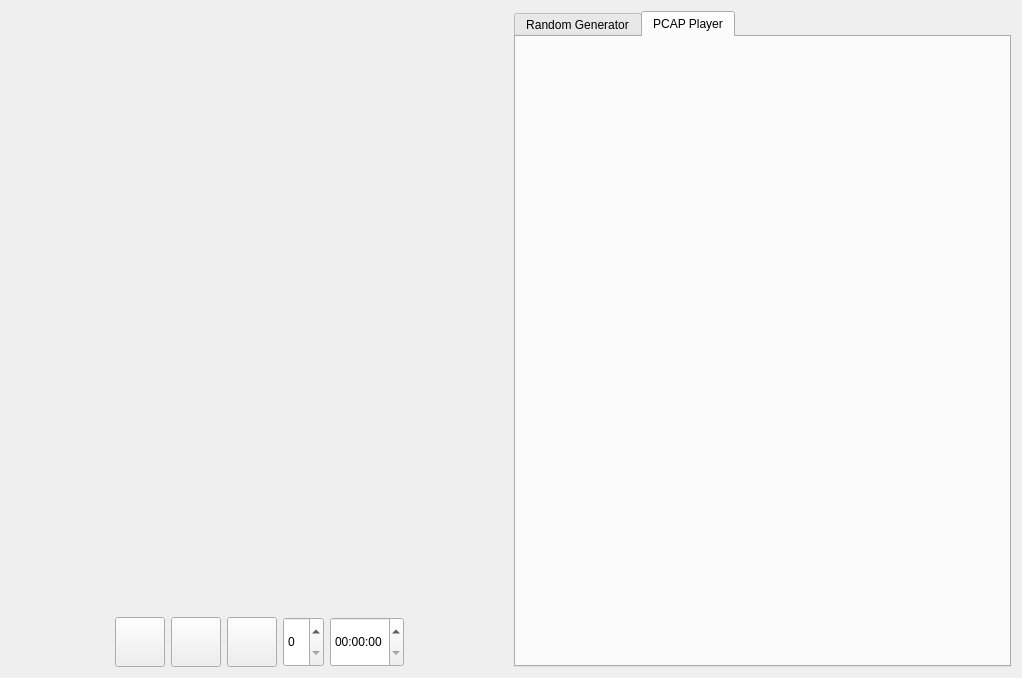
<?xml version="1.0" encoding="UTF-8"?>
<ui version="4.0">
 <class>GeneratorPage</class>
 <widget class="QWidget" name="GeneratorPage">
  <property name="geometry">
   <rect>
    <x>0</x>
    <y>0</y>
    <width>1022</width>
    <height>678</height>
   </rect>
  </property>
  <property name="windowTitle">
   <string>GeneratorPage</string>
  </property>
  <layout class="QHBoxLayout" name="horizontalLayout_2">
   <item>
    <layout class="QVBoxLayout" name="verticalLayout">
     <item>
      <widget class="StatisticWindow" name="statWidget" native="true">
       <property name="sizePolicy">
        <sizepolicy hsizetype="Expanding" vsizetype="Expanding">
         <horstretch>0</horstretch>
         <verstretch>0</verstretch>
        </sizepolicy>
       </property>
      </widget>
     </item>
     <item>
      <layout class="QHBoxLayout" name="horizontalLayout">
       <item>
        <spacer name="horizontalSpacer_2">
         <property name="orientation">
          <enum>Qt::Horizontal</enum>
         </property>
         <property name="sizeHint" stdset="0">
          <size>
           <width>40</width>
           <height>20</height>
          </size>
         </property>
        </spacer>
       </item>
       <item>
        <widget class="QToolButton" name="startBtn">
         <property name="minimumSize">
          <size>
           <width>50</width>
           <height>50</height>
          </size>
         </property>
         <property name="text">
          <string/>
         </property>
         <property name="icon">
          <iconset theme="media-playback-start"/>
         </property>
         <property name="iconSize">
          <size>
           <width>30</width>
           <height>30</height>
          </size>
         </property>
        </widget>
       </item>
       <item>
        <widget class="QToolButton" name="stopBtn">
         <property name="minimumSize">
          <size>
           <width>50</width>
           <height>50</height>
          </size>
         </property>
         <property name="text">
          <string/>
         </property>
         <property name="icon">
          <iconset theme="media-playback-stop"/>
         </property>
         <property name="iconSize">
          <size>
           <width>30</width>
           <height>30</height>
          </size>
         </property>
        </widget>
       </item>
       <item>
        <widget class="QPushButton" name="pauseResBtn">
         <property name="minimumSize">
          <size>
           <width>50</width>
           <height>50</height>
          </size>
         </property>
         <property name="text">
          <string/>
         </property>
         <property name="icon">
          <iconset theme="media-playback-pause"/>
         </property>
         <property name="iconSize">
          <size>
           <width>30</width>
           <height>30</height>
          </size>
         </property>
        </widget>
       </item>
       <item>
        <widget class="QSpinBox" name="daysEdit">
         <property name="minimumSize">
          <size>
           <width>0</width>
           <height>50</height>
          </size>
         </property>
        </widget>
       </item>
       <item>
        <widget class="QTimeEdit" name="timeEdit">
         <property name="minimumSize">
          <size>
           <width>0</width>
           <height>50</height>
          </size>
         </property>
         <property name="maximumSize">
          <size>
           <width>115</width>
           <height>16777215</height>
          </size>
         </property>
         <property name="displayFormat">
          <string>HH:mm:ss</string>
         </property>
        </widget>
       </item>
       <item>
        <spacer name="horizontalSpacer">
         <property name="orientation">
          <enum>Qt::Horizontal</enum>
         </property>
         <property name="sizeHint" stdset="0">
          <size>
           <width>40</width>
           <height>20</height>
          </size>
         </property>
        </spacer>
       </item>
      </layout>
     </item>
    </layout>
   </item>
   <item>
    <widget class="QTabWidget" name="tabWidget">
     <property name="currentIndex">
      <number>1</number>
     </property>
     <widget class="GeneratorParams" name="randGen">
      <attribute name="title">
       <string>Random Generator</string>
      </attribute>
     </widget>
     <widget class="GeneratorPlayer" name="pcapPlayer">
      <attribute name="title">
       <string>PCAP Player</string>
      </attribute>
     </widget>
    </widget>
   </item>
  </layout>
 </widget>
 <customwidgets>
  <customwidget>
   <class>StatisticWindow</class>
   <extends>QWidget</extends>
   <header location="global">StatisticWindow.hpp</header>
   <container>1</container>
  </customwidget>
  <customwidget>
   <class>GeneratorParams</class>
   <extends>QWidget</extends>
   <header location="global">GeneratorParams.hpp</header>
   <container>1</container>
  </customwidget>
  <customwidget>
   <class>GeneratorPlayer</class>
   <extends>QWidget</extends>
   <header location="global">GeneratorPlayer.hpp</header>
   <container>1</container>
  </customwidget>
 </customwidgets>
 <resources/>
 <connections/>
</ui>
